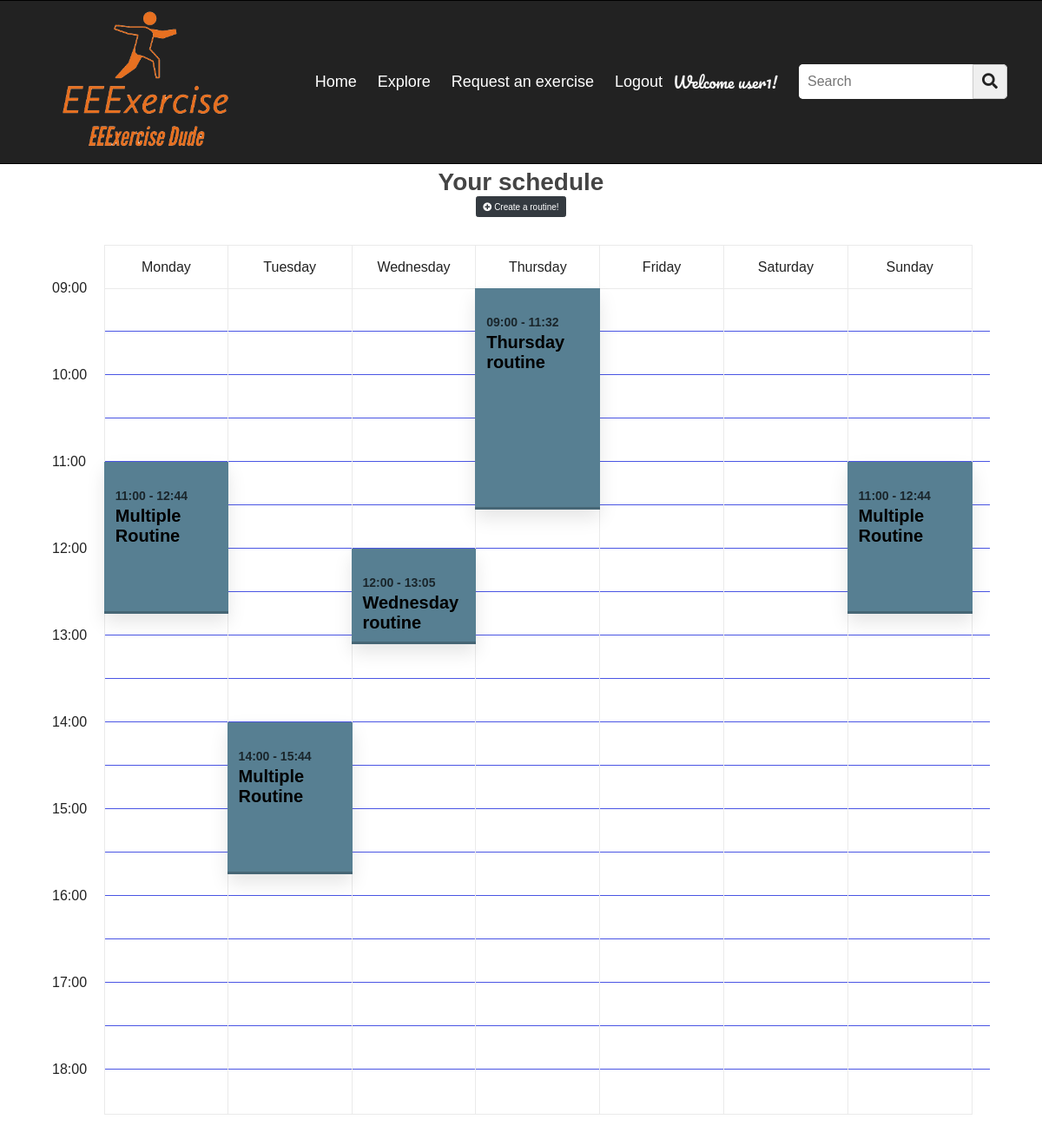
Page / (signed in) on the committed database.
### excercise/models.py (models this page shows)
class UserE(AbstractUser):
    sent_reports = models.BooleanField(null = True)
    is_admin = models.BooleanField(null = True)

class Routine(models.Model):
    name = models.CharField(max_length=200)
    duration = models.IntegerField(null = True, default=None)
    user_id = models.ForeignKey(UserE, on_delete=models.CASCADE, related_name="routine_owner")

### excercise/views.py (the view, shortened to what this page needs)
# urls.py: path("", views.index, name="index"),
def index(request):
    mon_array = []
    tue_array = []
    wed_array = []
    thu_array = []
    fri_array = []
    sat_array = []
    sun_array = []
    if request.user.is_authenticated:
        current_user = request.user
        all_routines_by_user = Routine.objects.filter(user_id = current_user)
        for iter in all_routines_by_user:
            all_routine_days_by_routine = RoutineDay.objects.filter(routine_id = iter)
            for iter2 in all_routine_days_by_routine:
                new_aux_routine = AuxRoutine(iter.name, iter2.start_hour, calEndHour(iter2.start_hour, iter.duration), iter.id)
                if iter2.day_of_week == 1:
                    mon_array.append(new_aux_routine)
                elif iter2.day_of_week == 2:
                    tue_array.append(new_aux_routine)
                elif iter2.day_of_week == 3:
                    wed_array.append(new_aux_routine)
                elif iter2.day_of_week == 4:
                    thu_array.append(new_aux_routine)
                elif iter2.day_of_week == 5:
                    fri_array.append(new_aux_routine)
                elif iter2.day_of_week == 6:
                    sat_array.append(new_aux_routine)
                elif iter2.day_of_week == 7:
                    sun_array.append(new_aux_routine)
        return render(request, "excercise/index.html", {
                    "mon_array": mon_array,
                    "tue_array": tue_array,
                    "wed_array": wed_array,
                    "thu_array": thu_array,
                    "fri_array": fri_array,
                    "sat_array": sat_array,
                    "sun_array": sun_array
                })

### excercise/views.py (called while the page is built)
def calEndHour(start_hour, p_minutes):
    print(sys.stderr, "Start hour: ", start_hour, " Minutes: ", p_minutes)
    start_hour_tra = datetime.datetime.strptime(start_hour, '%H:%M')
    result = start_hour_tra + datetime.timedelta(minutes=int(p_minutes))
    print(sys.stderr, "Result: ", result)
    return str(result.time())[:-3]

### excercise/templates/excercise/index.html (shortened to what this page needs)
{% extends "excercise/header.html" %}
{% load static %}
{% block style %}
<link href="{% static 'exercise/style.css' %}" rel="stylesheet">
{% endblock %}
{% block body %}
<div class="text-center">
    <div class="header">
        <h2 class="general_title_index">Your schedule</h2>
		{% if user_flag %}
			<a href="{% url 'register' %}">
				<button type="button" class="btn btn-dark"><i class="fa fa-plus-circle" aria-hidden="true"></i>
					Sign up now!</button>
			</a>
			<div class="alert alert-primary" role="alert">
				Sign up and build up your own routine!
			</div>
		{% else %}
			<a href="{% url 'create_routine' %}">
				<button type="button" class="btn btn-dark"><i class="fa fa-plus-circle" aria-hidden="true"></i>
					Create a routine!</button>
			</a>
		{% endif %}
    </div>
</div>
<div class="cd-schedule loading">
	<div class="timeline">
		<ul>
			<li><span>09:00</span></li>
			<li><span>09:30</span></li>
			<li><span>10:00</span></li>
			<li><span>10:30</span></li>
			<li><span>11:00</span></li>
			<li><span>11:30</span></li>
			<li><span>12:00</span></li>
			<li><span>12:30</span></li>
			<li><span>13:00</span></li>
			<li><span>13:30</span></li>
			<li><span>14:00</span></li>
			<li><span>14:30</span></li>
			<li><span>15:00</span></li>
			<li><span>15:30</span></li>
			<li><span>16:00</span></li>
			<li><span>16:30</span></li>
			<li><span>17:00</span></li>
			<li><span>17:30</span></li>
			<li><span>18:00</span></li>
		</ul>
	</div>
	<div class="events">
		<ul class="wrap">
			<li class="events-group">
				<div class="top-info"><span>Monday</span></div>
				<ul>
					{% for iter1 in mon_array %}
						<li class="single-event" data-start="{{iter1.Start_hour}}" data-end="{{iter1.End_hour}}" data-content="event-abs-circuit" data-event="event-1">
							<a href="#" onclick="document.getElementById('form_{{iter1.Id}}').submit()">
								<em class="event-name">{{iter1.Name}}</em>
							</a>
							<form id = "form_{{iter1.Id}}" method="post" action="{% url 'edit_routine' %}">
							</form>
						</li>
                    {% endfor %}
				</ul>
			</li>
			<li class="events-group">
				<div class="top-info"><span>Tuesday</span></div>
				<ul>
					{% for iter1 in tue_array %}
						<li class="single-event" data-start="{{iter1.Start_hour}}" data-end="{{iter1.End_hour}}" data-content="event-abs-circuit" data-event="event-1">
							<a href="#" onclick="document.getElementById('form_{{iter1.Id}}').submit()">
								<em class="event-name">{{iter1.Name}}</em>
							</a>
							<form id = "form_{{iter1.Id}}" method="post" action="{% url 'edit_routine' %}">
							</form>
						</li>
                    {% endfor %}
				</ul>
			</li>
			<li class="events-group">
				<div class="top-info"><span>Wednesday</span></div>
				<ul>
					{% for iter1 in wed_array %}
						<li class="single-event" data-start="{{iter1.Start_hour}}" data-end="{{iter1.End_hour}}" data-content="event-abs-circuit" data-event="event-1">
							<a href="#" onclick="document.getElementById('form_{{iter1.Id}}').submit()">
								<em class="event-name">{{iter1.Name}}</em>
							</a>
							<form id = "form_{{iter1.Id}}" method="post" action="{% url 'edit_routine' %}">
							</form>
						</li>
                    {% endfor %}
				</ul>
			</li>
			<li class="events-group">
				<div class="top-info"><span>Thursday</span></div>
				<ul>
					{% for iter1 in thu_array %}
						<li class="single-event" data-start="{{iter1.Start_hour}}" data-end="{{iter1.End_hour}}" data-content="event-abs-circuit" data-event="event-1">
							<a href="#" onclick="document.getElementById('form_{{iter1.Id}}').submit()">
								<em class="event-name">{{iter1.Name}}</em>
							</a>
							<form id = "form_{{iter1.Id}}" method="post" action="{% url 'edit_routine' %}">
							</form>
						</li>
                    {% endfor %}
				</ul>
			</li>
			<li class="events-group">
				<div class="top-info"><span>Friday</span></div>
				<ul>
				</ul>
			</li>
      <li class="events-group">
				<div class="top-info"><span>Saturday</span></div>
				<ul>
				</ul>
			</li>
      <li class="events-group">
				<div class="top-info"><span>Sunday</span></div>
				<ul>
					{% for iter1 in sun_array %}
						<li class="single-event" data-start="{{iter1.Start_hour}}" data-end="{{iter1.End_hour}}" data-content="event-abs-circuit" data-event="event-1">
							<a href="#" onclick="document.getElementById('form_{{iter1.Id}}').submit()">
								<em class="event-name">{{iter1.Name}}</em>
							</a>
							<form id = "form_{{iter1.Id}}" method="post" action="{% url 'edit_routine' %}">
							</form>
						</li>
                    {% endfor %}
				</ul>
			</li>
		</ul>
	</div>
</div>
{% endblock %}

### excercise/templates/excercise/header.html (shortened to what this page needs)
{% load static %}
<!DOCTYPE html>
<html lang="en">
    <head>
        <link rel="stylesheet" href="https://cdnjs.cloudflare.com/ajax/libs/font-awesome/5.15.4/css/all.min.css" type='text/css'>
        <link rel="stylesheet" href="https://stackpath.bootstrapcdn.com/bootstrap/4.4.1/css/bootstrap.min.css">
        <link href="{% static 'exercise/style_head.css' %}" rel="stylesheet">
        {% block style %}
        {% endblock %}
    </head>
    <body>
        <nav>
            <ul>
                <li class="li-logo">
                    <img src="{% static 'images/logoDarkBG.png' %}" alt="Logo" class="logo">
                </li>
                <div class="items">
                    <li><a href="{% url 'index' %}">Home</a></li>
                    <li><a href="{% url 'explore' %}">Explore</a></li>
                    {% if user.is_authenticated %}
                        {% if user.is_admin == false %}
                            <li><a href="{% url 'request' %}">Request an exercise</a></li>
                        {% endif %}
                        <li><a href="{% url 'logout' %}">Logout</a></li>
                    {% else %}
                    <li><a href="{% url 'login' %}">Log In</a></li>
                    <li><a href="{% url 'register' %}">Register</a></li>
                    {% endif %}
                    {% if user.is_authenticated %}
                        <h6 class="welcome-message">Welcome {{ user.username }}!</h6>
                    {% endif %}
                </div>
                <li class="search-icon">
                    <form id="form-search-byname" name="form-search-byname" class="form-element" action="{% url 'explore' %}" method="POST">
                        <input id="search_input" name="search_input" type="search" placeholder="Search">
                        <button class="icon" type="submit">
                            <sapn class="fas fa-search"></sapn>
                        </button>
                    </form>
                </li>
            </ul>
        </nav>
        <div class="content">
            {% block body %}
            {% endblock %}
        </div>
    </body>
</html>

### excercise/static/exercise/style_head.css (style rules this page uses)
body { line-height: 1; }
.content { z-index: -1; position:flex; }
.form-element { display: flex; }
.welcome-message { font-size: 18px; font-weight: 400; color: #f7f7f7; font-family: 'Pacifico', cursive; line-height: 1.2; }
nav * { margin: 0; padding: 0; color: #f2f2f2; box-sizing: border-box; font-family: 'Montserrat', sans-serif; }
nav { background:#222222; padding: 10px 40px 10px 70px; border: 1px solid black; border-left: none; border-right: none; }
nav ul { display: flex; list-style: none; flex-wrap: wrap; align-items: center; justify-content: center; margin-bottom: 0; }
nav ul li.li-logo { flex: 1; font-size: 30px; font-weight: 700; }
nav ul div.items { padding: 0 25px; display: inline-flex; }
nav ul div.items a { text-decoration: none; font-size: 18px; padding: 0 12px; color: #fff }
nav ul .search-icon { height: 40px; width: 240px; display: flex; background: #f2f2f2; border-radius: 5px; }
nav ul .search-icon input { height: 100%; width: 200px; border: none; outline: none; color: #000; padding: 0 10px; border-radius: 5px 0 0 5px; font-size: 16px; }
nav ul .search-icon .icon { height: 100%; width: 40px; line-height: 40px; text-align: center; border: 1px solid #cccccc; border-radius: 0 5px 5px 0; cursor: pointer; }
.fa-search { color: #222222; font-size: 18px; }
.logo { width: 100%; max-width: 200px; height: auto; }

### rows in the picture
UserE: username "user1"
Routine: Name "Multiple Routine", Name "Multiple Routine", Name "Multiple Routine"
Routine: Name "Wednesday routine"
Routine: Name "Thursday routine"
